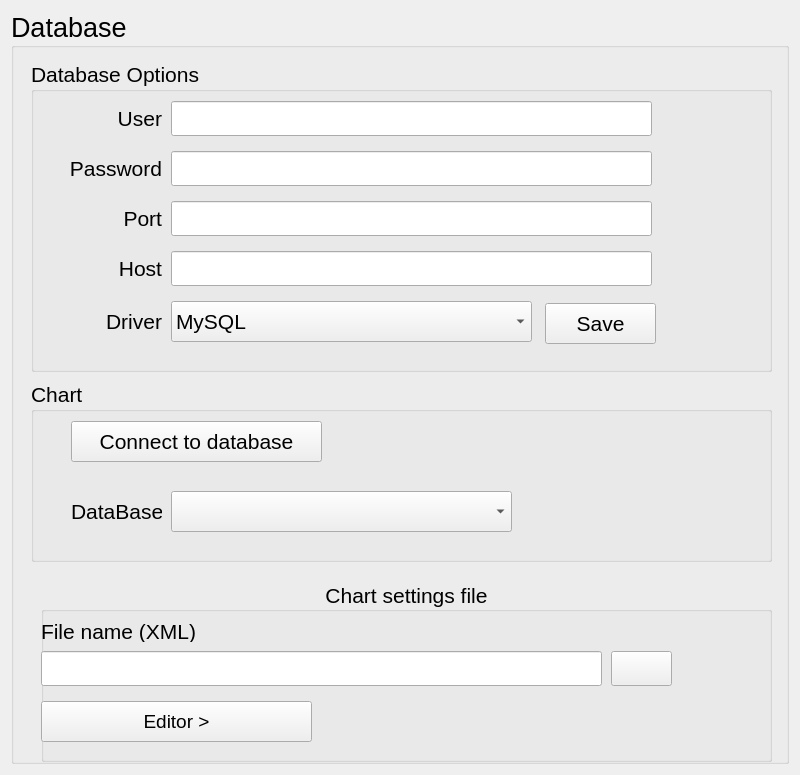
<?xml version="1.0" encoding="UTF-8"?>
<ui version="4.0">
 <class>SettingsUI</class>
 <widget class="QWidget" name="SettingsUI">
  <property name="geometry">
   <rect>
    <x>0</x>
    <y>0</y>
    <width>800</width>
    <height>775</height>
   </rect>
  </property>
  <layout class="QHBoxLayout" name="horizontalLayout_8">
   <item>
    <widget class="QGroupBox" name="chartsBox">
     <property name="font">
      <font>
       <pointsize>20</pointsize>
      </font>
     </property>
     <property name="title">
      <string>Database</string>
     </property>
     <widget class="QGroupBox" name="groupBox_6">
      <property name="geometry">
       <rect>
        <x>20</x>
        <y>50</y>
        <width>741</width>
        <height>311</height>
       </rect>
      </property>
      <property name="font">
       <font>
        <pointsize>16</pointsize>
       </font>
      </property>
      <property name="title">
       <string>Database Options</string>
      </property>
      <property name="flat">
       <bool>false</bool>
      </property>
      <widget class="QLineEdit" name="userpath">
       <property name="geometry">
        <rect>
         <x>140</x>
         <y>40</y>
         <width>481</width>
         <height>35</height>
        </rect>
       </property>
       <property name="font">
        <font>
         <pointsize>16</pointsize>
        </font>
       </property>
       <property name="dragEnabled">
        <bool>true</bool>
       </property>
      </widget>
      <widget class="QLabel" name="shpLabel_7">
       <property name="geometry">
        <rect>
         <x>10</x>
         <y>40</y>
         <width>121</width>
         <height>35</height>
        </rect>
       </property>
       <property name="font">
        <font>
         <pointsize>16</pointsize>
        </font>
       </property>
       <property name="text">
        <string>User</string>
       </property>
       <property name="alignment">
        <set>Qt::AlignRight|Qt::AlignTrailing|Qt::AlignVCenter</set>
       </property>
      </widget>
      <widget class="QLineEdit" name="passwordpath">
       <property name="geometry">
        <rect>
         <x>140</x>
         <y>90</y>
         <width>481</width>
         <height>35</height>
        </rect>
       </property>
       <property name="font">
        <font>
         <pointsize>16</pointsize>
        </font>
       </property>
       <property name="dragEnabled">
        <bool>true</bool>
       </property>
      </widget>
      <widget class="QLabel" name="shpLabel_8">
       <property name="geometry">
        <rect>
         <x>0</x>
         <y>90</y>
         <width>131</width>
         <height>35</height>
        </rect>
       </property>
       <property name="font">
        <font>
         <pointsize>16</pointsize>
        </font>
       </property>
       <property name="text">
        <string>Password</string>
       </property>
       <property name="alignment">
        <set>Qt::AlignRight|Qt::AlignTrailing|Qt::AlignVCenter</set>
       </property>
      </widget>
      <widget class="QLineEdit" name="portpath">
       <property name="geometry">
        <rect>
         <x>140</x>
         <y>140</y>
         <width>481</width>
         <height>35</height>
        </rect>
       </property>
       <property name="maximumSize">
        <size>
         <width>16777215</width>
         <height>35</height>
        </size>
       </property>
       <property name="font">
        <font>
         <pointsize>16</pointsize>
        </font>
       </property>
       <property name="dragEnabled">
        <bool>true</bool>
       </property>
      </widget>
      <widget class="QLabel" name="shpLabel_9">
       <property name="geometry">
        <rect>
         <x>40</x>
         <y>140</y>
         <width>91</width>
         <height>35</height>
        </rect>
       </property>
       <property name="font">
        <font>
         <pointsize>16</pointsize>
        </font>
       </property>
       <property name="text">
        <string>Port</string>
       </property>
       <property name="alignment">
        <set>Qt::AlignRight|Qt::AlignTrailing|Qt::AlignVCenter</set>
       </property>
      </widget>
      <widget class="QLineEdit" name="hostpath">
       <property name="geometry">
        <rect>
         <x>140</x>
         <y>190</y>
         <width>481</width>
         <height>35</height>
        </rect>
       </property>
       <property name="font">
        <font>
         <pointsize>16</pointsize>
        </font>
       </property>
      </widget>
      <widget class="QLabel" name="shpLabel_10">
       <property name="geometry">
        <rect>
         <x>30</x>
         <y>190</y>
         <width>101</width>
         <height>35</height>
        </rect>
       </property>
       <property name="font">
        <font>
         <pointsize>16</pointsize>
        </font>
       </property>
       <property name="text">
        <string>Host</string>
       </property>
       <property name="alignment">
        <set>Qt::AlignRight|Qt::AlignTrailing|Qt::AlignVCenter</set>
       </property>
      </widget>
      <widget class="QLabel" name="label_6">
       <property name="geometry">
        <rect>
         <x>20</x>
         <y>240</y>
         <width>111</width>
         <height>41</height>
        </rect>
       </property>
       <property name="text">
        <string>Driver</string>
       </property>
       <property name="alignment">
        <set>Qt::AlignRight|Qt::AlignTrailing|Qt::AlignVCenter</set>
       </property>
      </widget>
      <widget class="QComboBox" name="driverCB">
       <property name="geometry">
        <rect>
         <x>140</x>
         <y>240</y>
         <width>361</width>
         <height>41</height>
        </rect>
       </property>
       <item>
        <property name="text">
         <string>MySQL</string>
        </property>
       </item>
       <item>
        <property name="text">
         <string>PostgreSQL</string>
        </property>
       </item>
      </widget>
      <widget class="QPushButton" name="pushButton_Save">
       <property name="geometry">
        <rect>
         <x>514</x>
         <y>242</y>
         <width>111</width>
         <height>41</height>
        </rect>
       </property>
       <property name="text">
        <string>Save</string>
       </property>
      </widget>
     </widget>
     <widget class="QGroupBox" name="groupBox">
      <property name="geometry">
       <rect>
        <x>20</x>
        <y>370</y>
        <width>741</width>
        <height>181</height>
       </rect>
      </property>
      <property name="font">
       <font>
        <pointsize>16</pointsize>
       </font>
      </property>
      <property name="title">
       <string>Chart</string>
      </property>
      <widget class="QPushButton" name="pushButton">
       <property name="geometry">
        <rect>
         <x>40</x>
         <y>40</y>
         <width>251</width>
         <height>41</height>
        </rect>
       </property>
       <property name="text">
        <string>Connect to database</string>
       </property>
      </widget>
      <widget class="QLabel" name="label">
       <property name="geometry">
        <rect>
         <x>40</x>
         <y>110</y>
         <width>91</width>
         <height>41</height>
        </rect>
       </property>
       <property name="text">
        <string>DataBase</string>
       </property>
      </widget>
      <widget class="QComboBox" name="comboBox">
       <property name="geometry">
        <rect>
         <x>140</x>
         <y>110</y>
         <width>341</width>
         <height>41</height>
        </rect>
       </property>
      </widget>
     </widget>
     <widget class="QGroupBox" name="Editor">
      <property name="geometry">
       <rect>
        <x>30</x>
        <y>570</y>
        <width>731</width>
        <height>181</height>
       </rect>
      </property>
      <property name="sizePolicy">
       <sizepolicy hsizetype="Expanding" vsizetype="Preferred">
        <horstretch>0</horstretch>
        <verstretch>0</verstretch>
       </sizepolicy>
      </property>
      <property name="font">
       <font>
        <pointsize>16</pointsize>
       </font>
      </property>
      <property name="title">
       <string>Chart settings file</string>
      </property>
      <property name="alignment">
       <set>Qt::AlignCenter</set>
      </property>
      <property name="flat">
       <bool>true</bool>
      </property>
      <widget class="QPushButton" name="pushButton_chartTableEditor">
       <property name="geometry">
        <rect>
         <x>0</x>
         <y>120</y>
         <width>271</width>
         <height>41</height>
        </rect>
       </property>
       <property name="font">
        <font>
         <pointsize>14</pointsize>
        </font>
       </property>
       <property name="toolTip">
        <string>Open chart file editor</string>
       </property>
       <property name="text">
        <string>Editor &gt;</string>
       </property>
      </widget>
      <widget class="QLineEdit" name="lineEdit_chartTableXMLFile">
       <property name="geometry">
        <rect>
         <x>0</x>
         <y>70</y>
         <width>561</width>
         <height>35</height>
        </rect>
       </property>
      </widget>
      <widget class="QPushButton" name="pushButton_browseChartTableXMLFile">
       <property name="geometry">
        <rect>
         <x>570</x>
         <y>70</y>
         <width>61</width>
         <height>35</height>
        </rect>
       </property>
       <property name="text">
        <string/>
       </property>
       <property name="icon">
        <iconset>
         <normaloff>:/fileopen.png</normaloff>:/fileopen.png</iconset>
       </property>
       <property name="iconSize">
        <size>
         <width>24</width>
         <height>24</height>
        </size>
       </property>
      </widget>
      <widget class="QLabel" name="label_8">
       <property name="geometry">
        <rect>
         <x>0</x>
         <y>40</y>
         <width>271</width>
         <height>21</height>
        </rect>
       </property>
       <property name="text">
        <string>File name (XML)</string>
       </property>
      </widget>
     </widget>
    </widget>
   </item>
  </layout>
 </widget>
 <layoutdefault spacing="6" margin="11"/>
 <resources/>
 <connections/>
</ui>
